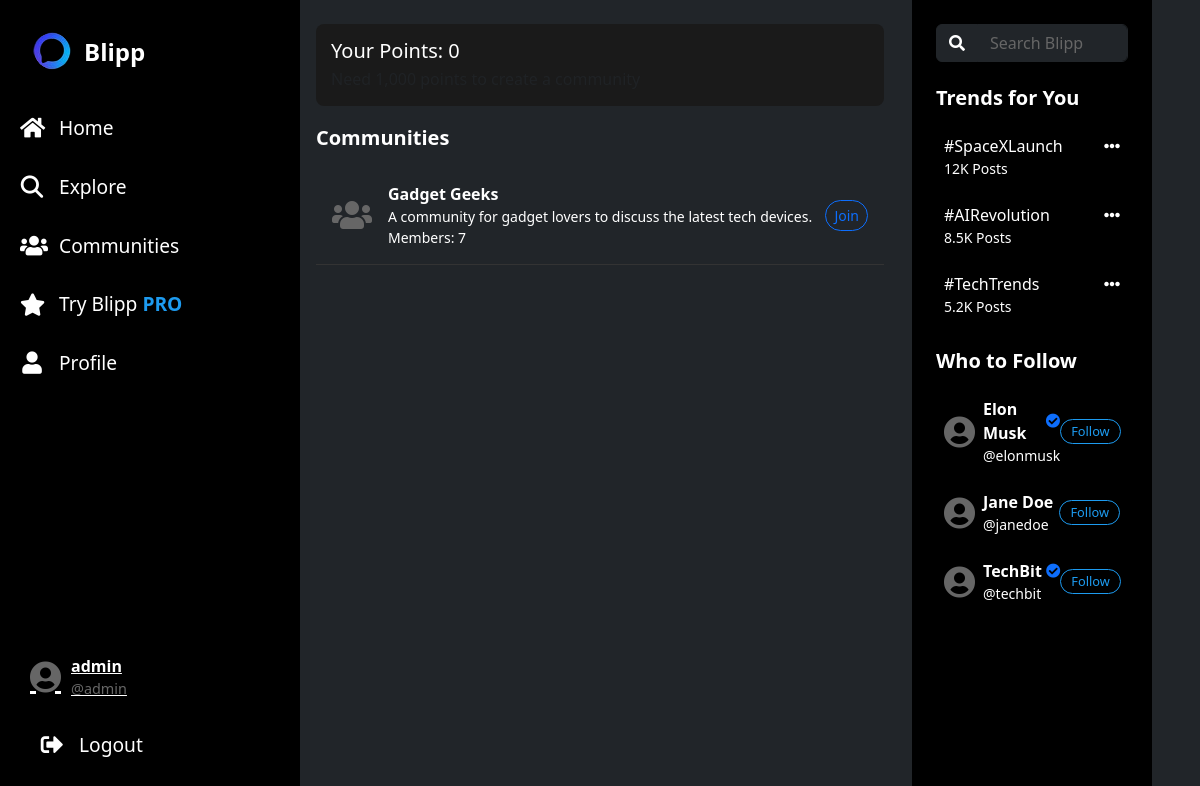
Page /communities.php (signed in) on the earlier database version.
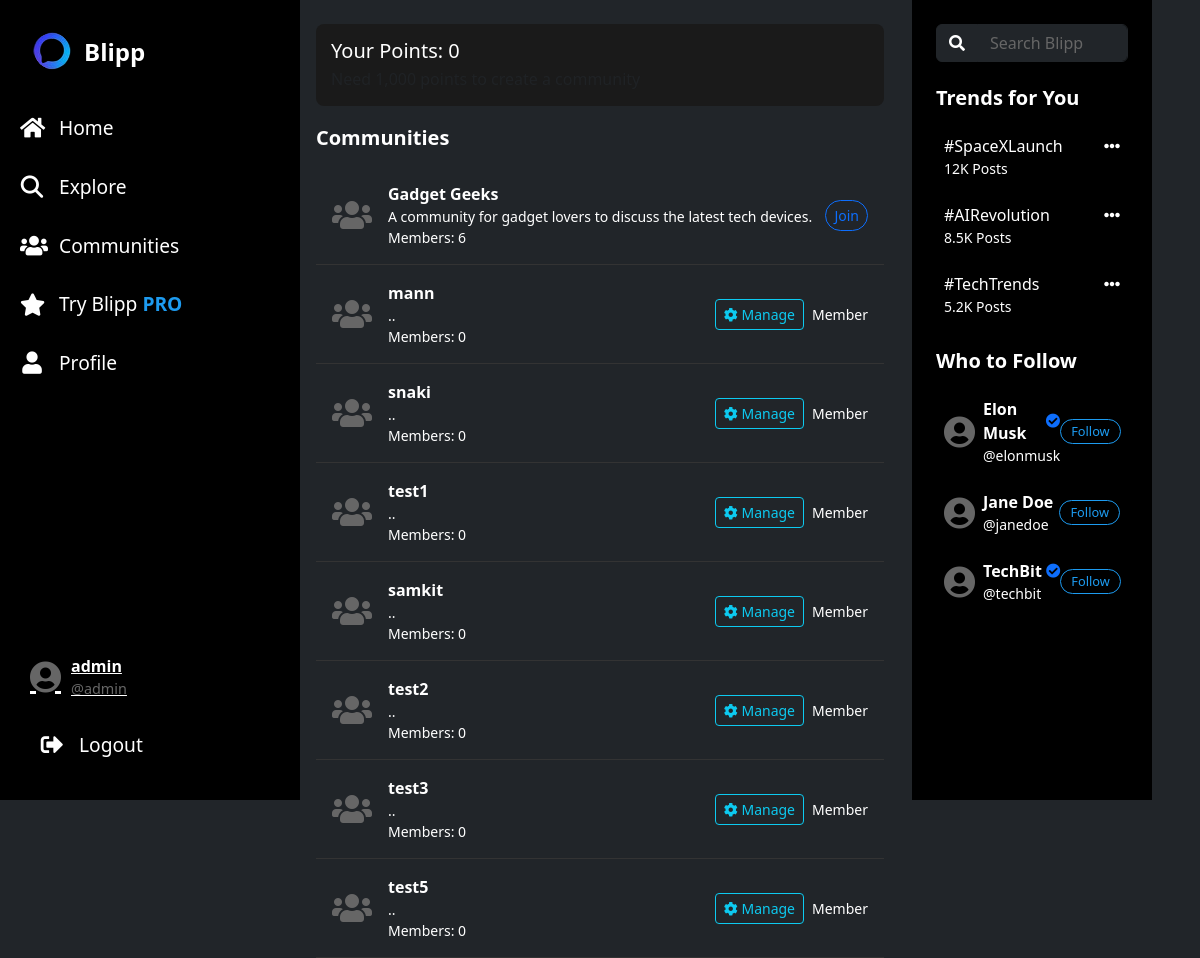
Same page on the later database version.
### tables this page shows
CREATE TABLE `users` (
  `user_id` int(11) NOT NULL,
  `username` varchar(50) NOT NULL,
  `email` varchar(100) NOT NULL,
  `profile_image` varchar(255) DEFAULT NULL,
  `points` int(11) DEFAULT 0,
  `is_premium` tinyint(1) DEFAULT 0,
  `premium_until` datetime DEFAULT NULL,
  `created_at` datetime DEFAULT current_timestamp(),
  `updated_at` datetime DEFAULT current_timestamp() ON UPDATE current_timestamp(),
  `password_hash` varchar(255) DEFAULT NULL,
  `name` varchar(255) DEFAULT NULL,
  `security_question` varchar(255) DEFAULT NULL,
  `security_answer` varchar(255) DEFAULT NULL,
  `bio` text DEFAULT NULL,
  `profile_views` int(11) DEFAULT 0,
  `role` enum('user','admin') DEFAULT 'user',
  `email_verified` tinyint(1) DEFAULT 0,
  `is_active` tinyint(1) DEFAULT 1
);

CREATE TABLE `communities` (
  `community_id` int(11) NOT NULL,
  `name` varchar(50) NOT NULL,
  `description` text DEFAULT NULL,
  `creator_id` int(11) NOT NULL,
  `is_private` tinyint(1) DEFAULT 0,
  `member_count` int(11) DEFAULT 0,
  `banner_image` varchar(255) DEFAULT NULL,
  `theme_color` varchar(20) DEFAULT NULL,
  `created_at` datetime DEFAULT current_timestamp(),
  `updated_at` datetime DEFAULT current_timestamp() ON UPDATE current_timestamp()
);

### communities.php (the view, shortened to what this page needs)
<?php
$mysqli = null;
$errors = [];
$user_id = $_SESSION['user_id'] ?? null;
$user_points = 0;
if ($user_id && $mysqli) {
    try {
        $stmt = $mysqli->prepare("SELECT points FROM users WHERE user_id = ?");
        $stmt->bind_param("i", $user_id);
        $stmt->execute();
        $result = $stmt->get_result();
        if ($row = $result->fetch_assoc()) {
            $user_points = $row['points'];
        }
    } catch (mysqli_sql_exception $e) {
        $errors[] = "Error checking points: " . $e->getMessage();
    }
}
$communities = [];
if ($mysqli) {
    try {
        $stmt = $mysqli->prepare("
            SELECT c.community_id, c.name, c.description, c.is_private, c.created_at, c.member_count, c.creator_id
            FROM communities c
        ");
        $stmt->execute();
        $result = $stmt->get_result();
        while ($row = $result->fetch_assoc()) {
            $communities[] = $row;
        }
    } catch (mysqli_sql_exception $e) {
        $errors[] = "Error fetching communities: " . $e->getMessage();
    }
}
?>
<!DOCTYPE html>
<html lang="en">
<head>
    <link href="https://cdn.jsdelivr.net/npm/bootstrap@5.3.0/dist/css/bootstrap.min.css" rel="stylesheet">
    <link href="https://cdnjs.cloudflare.com/ajax/libs/font-awesome/6.4.0/css/all.min.css" rel="stylesheet">
</head>
<body>
    <div class="container-fluid">
        <div class="row">
            <div class="col-md-3 d-none d-md-block bg-dark text-white">
                <?php include 'includes/sidebar.php'; ?>
            </div>
            <?php include 'includes/mobilemenu.php'; ?>
            <div class="col-md-6 py-4 px-3 position-relative vh-100">
                <?php if ($user_id): ?>
                    <div class="points-info">
                        <div class="d-flex justify-content-between align-items-center">
                            <div>
                                <h5 class="mb-1">Your Points: <?= number_format($user_points) ?></h5>
                                <p class="mb-0 text-muted">Need 1,000 points to create a community</p>
                            </div>
                        </div>
                    </div>
                <?php endif; ?>
                <h5 class="fw-bold mb-3">Communities</h5>
                <?php if (!empty($communities)): ?>
                    <?php foreach ($communities as $community): ?>
                        <div class="community-card p-3 d-flex align-items-center">
                            <i class="fas fa-users fa-2x me-3" style="color: #666;"></i>
                            <div class="flex-grow-1">
                                <a href="community.php?community_id=<?= $community['community_id'] ?>" class="text-white text-decoration-none fw-bold">
                                    <?= htmlspecialchars($community['name']) ?>
                                </a>
                                <div class="text-white small"><?= htmlspecialchars($community['description'] ?? 'No description') ?></div>
                                <div class="text-white small">Members: <?= $community['member_count'] ?></div>
                            </div>
                            <div class="d-flex align-items-center">
                                <?php if ($user_id): ?>
                                    <?php
                                    $is_member = false;
                                    $is_creator = $community['creator_id'] === $user_id;
                                    $stmt = $mysqli->prepare("SELECT * FROM community_members WHERE community_id = ? AND user_id = ?");
                                    $stmt->bind_param("ii", $community['community_id'], $user_id);
                                    $stmt->execute();
                                    $result = $stmt->get_result();
                                    if ($result->num_rows > 0) {
                                        $is_member = true;
                                    }
                                    ?>
                                    <?php if ($is_creator): ?>
                                        <a href="manage_community.php?id=<?= $community['community_id'] ?>" class="btn btn-outline-info btn-sm me-2">
                                            <i class="fas fa-cog"></i> Manage
                                        </a>
                                    <?php endif; ?>
                                    <?php if (!$is_member): ?>
                                        <a href="communities.php?join=<?= $community['community_id'] ?>" class="btn btn-outline-primary btn-sm rounded-pill">
                                            Join
                                        </a>
                                    <?php else: ?>
                                        <span class="text-white small">Member</span>
                                    <?php endif; ?>
                                <?php endif; ?>
                            </div>
                        </div>
                    <?php endforeach; ?>
                <?php else: ?>
                    <p class="text-white p-3">No communities found.</p>
                <?php endif; ?>
            </div>
            <div class="col-md-3 bg-dark text-white">
                <?php require_once 'includes/rightsidebar.php'; ?>
            </div>
        </div>
    </div>
</body>
</html>

### includes/sidebar.php (shortened to what this page needs)
<?php
$user_id = $_SESSION['user_id'] ?? null;
if ($user_id) {
    $stmt = $mysqli->prepare("SELECT username FROM users WHERE user_id = ?");
    $stmt->bind_param("i", $user_id);
    $stmt->execute();
    $result = $stmt->get_result();
    if ($row = $result->fetch_assoc()) {
        $username = $row['username'];
        $handle = "@" . $row['username'];
    }
}
?>
<!DOCTYPE html>
<html lang="en" data-coreui-theme="dark">
<head>
  <link rel="stylesheet" href="https://cdn.jsdelivr.net/npm/@coreui/coreui@5.0.0/dist/css/coreui.min.css">
  <link rel="stylesheet" href="https://cdnjs.cloudflare.com/ajax/libs/font-awesome/5.15.4/css/all.min.css">
  <link href="https://cdn.jsdelivr.net/npm/bootstrap@5.3.0/dist/css/bootstrap.min.css" rel="stylesheet">
</head>
<body class="bg-dark text-white vh-100">
  <div class="sidebar d-none d-md-block">
    <div class="sidebar-header">
      <div class="sidebar-brand">
        <img src="favicon (2).png" alt="">
        <span>Blipp</span>
      </div>
    </div>
    <ul class="sidebar-nav">
      <li class="nav-item">
        <a class="nav-link <?= basename($_SERVER['PHP_SELF']) == 'index.php' ? 'active' : '' ?>" href="index.php">
          <i class="fas fa-house"></i>
          <span>Home</span>
        </a>
      </li>
      <li class="nav-item">
        <a class="nav-link <?= basename($_SERVER['PHP_SELF']) == 'explore.php' ? 'active' : '' ?>" href="explore.php">
         <i class="fa-solid fa-magnifying-glass"></i>
          <span>Explore</span>
        </a>
      </li>
      <li class="nav-item">
        <a class="nav-link <?= basename($_SERVER['PHP_SELF']) == 'Communities.php' ? 'active' : '' ?>" href="Communities.php">
          <i class="fas fa-users"></i>
          <span>Communities</span>
        </a>
      </li>
      <li class="nav-item pro-link">
        <a class="nav-link" href="https://coreui.io/pro/">
          <i class="fas fa-star"></i>
          <span>Try Blipp <strong>PRO</strong></span>
        </a>
      </li>
      <li class="nav-item">
        <a class="nav-link <?= basename($_SERVER['PHP_SELF']) == 'profile.php' ? 'active' : '' ?>" href="profile.php">
          <i class="fas fa-user"></i>
          <span>Profile</span>
        </a>
      </li>
    </ul>
    <div class="profile-section">
      <a href="profile.php" class="profile-link">
        <i class="fas fa-user-circle fa-2x" style="color: #666;"></i>
        <div class="profile-info">
          <div class="username"><?= htmlspecialchars($username) ?></div>
          <div class="handle"><?= htmlspecialchars($handle) ?></div>
        </div>
      </a>
    </div>
    <div class="logout-section">
      <a class="nav-link" href="logout.php">
        <i class="fas fa-sign-out-alt"></i>
        <span>Logout</span>
      </a>
    </div>
  </div>
</body>
</html>

### includes/mobilemenu.php (shortened to what this page needs)
<!DOCTYPE html>
<html lang="en">
<head>
    <link rel="stylesheet" href="css/mobilemenu.css">
</head>
<body>
</body>
</html>

### includes/rightsidebar.php (shortened to what this page needs)
<?php
$trending_topics = [
    ['hashtag' => '#SpaceXLaunch', 'posts' => '12K'],
    ['hashtag' => '#AIRevolution', 'posts' => '8.5K'],
    ['hashtag' => '#TechTrends', 'posts' => '5.2K'],
];
$suggested_users = [
    ['username' => 'Elon Musk', 'handle' => '@elonmusk', 'verified' => true],
    ['username' => 'Jane Doe', 'handle' => '@janedoe', 'verified' => false],
    ['username' => 'TechBit', 'handle' => '@techbit', 'verified' => true],
];
?>
<div class="right-sidebar">
    <div class="search-bar mb-4">
        <div class="input-group">
            <span class="input-group-text bg-dark border-dark text-white">
                <i class="fas fa-search"></i>
            </span>
            <input type="text" class="form-control bg-dark border-dark text-white" placeholder="Search Blipp" aria-label="Search">
        </div>
    </div>
    <div class="trending-section mb-4">
        <h5 class="fw-bold mb-3">Trends for You</h5>
        <?php foreach ($trending_topics as $trend): ?>
            <div class="trend-item p-2 mb-2 rounded hover-bg">
                <div class="d-flex justify-content-between">
                    <div>
                        <a href="#" class="text-white text-decoration-none"><?= htmlspecialchars($trend['hashtag']) ?></a>
                        <div class="text-white small"><?= htmlspecialchars($trend['posts']) ?> Posts</div>
                    </div>
                    <div>
                        <a href="#" class="text-white"><i class="fas fa-ellipsis-h"></i></a>
                    </div>
                </div>
            </div>
        <?php endforeach; ?>
    </div>
    <div class="suggested-users mb-4">
        <h5 class="fw-bold mb-3">Who to Follow</h5>
        <?php foreach ($suggested_users as $user): ?>
            <div class="user-item d-flex align-items-center p-2 mb-2 rounded hover-bg">
                <i class="fas fa-user-circle fa-2x me-2" style="color: #666;"></i>
                <div class="flex-grow-1">
                    <div class="d-flex align-items-center">
                        <a href="#" class="text-white text-decoration-none fw-bold">
                            <?= htmlspecialchars($user['username']) ?>
                        </a>
                        <?php if ($user['verified']): ?>
                            <i class="fas fa-check-circle text-primary ms-1" style="font-size: 0.9rem;"></i>
                        <?php endif; ?>
                    </div>
                    <div class="text-white small"><?= htmlspecialchars($user['handle']) ?></div>
                </div>
                <button class="btn btn-outline-primary btn-sm rounded-pill">Follow</button>
            </div>
        <?php endforeach; ?>
    </div>
</div>

### communities.php (style rules this page uses)
body { background-color: #000; color: #fff; }
.community-card { border-bottom: 1px solid #333; transition: background-color 0.2s; }
.form-control, .form-check-input { background-color: #1a1a1a; border: 1px solid #333; color: #fff; }
.points-info { background-color: #1a1a1a; border-radius: 8px; padding: 15px; margin-bottom: 20px; }

### includes/sidebar.php (style rules this page uses)
body { background-color: #000; }
.sidebar { background-color: #000; color: #fff; width: 300px; height: 100vh; position: fixed; top: 0; left: 0; border: none; padding-top: 10px; z-index: 1000; }
.sidebar-header { padding: 10px 20px; border-bottom: none; }
.sidebar-brand { font-size: 1.5rem; font-weight: bold; color: #fff; display: flex; align-items: center; }
.sidebar-nav { list-style: none; padding: 0; margin: 0; }
.nav-item { margin: 10px 0; }
.nav-link { color: #fff; font-size: 1.2rem; padding: 10px 20px; display: flex; align-items: center; border-radius: 50px; transition: background-color 0.2s, color 0.2s; }
.nav-link i { margin-right: 15px; font-size: 1.4rem; width: 24px; text-align: center; }
.nav-link strong { color: #1d9bf0; }
.profile-section { position: absolute; bottom: 80px; width: 100%; padding: 10px 20px; }
.profile-section .profile-link { display: flex; align-items: center; color: #fff; padding: 10px; border-radius: 50px; transition: background-color 0.2s; }
.profile-section .profile-info { margin-left: 10px; }
.profile-section .profile-info .username { font-weight: bold; font-size: 1rem; }
.profile-section .profile-info .handle { color: #666; font-size: 0.9rem; }
.logout-section { position: absolute; bottom: 20px; width: 100%; padding: 10px 20px; }

### includes/rightsidebar.php (style rules this page uses)
.right-sidebar { background-color: #000; color: #fff; height: 100vh; width: 20vw; padding: 1.5rem; overflow-y: auto; position: fixed; top: 0; }
.right-sidebar .search-bar .form-control { background-color: #1a1a1a; border: 1px solid #333; color: #fff; }
.right-sidebar .search-bar .form-control::placeholder { color: #666; }
.right-sidebar .trending-section .trend-item, .right-sidebar .suggested-users .user-item { transition: background-color 0.2s; }
.right-sidebar .suggested-users .btn-outline-primary { border-color: #1d9bf0; color: #1d9bf0; font-size: 0.8rem; padding: 2px 10px; }

Differences in the rows shown:
changed communities "Gadget Geeks": member_count "7" → "6"
added communities: name "mann", description "..", member_count "0", shows "Member"
added communities: name "snaki", description "..", member_count "0", shows "Member"
added communities: name "test1", description "..", member_count "0", shows "Member"
added communities: name "samkit", description "..", member_count "0", shows "Member"
added communities: name "test2", description "..", member_count "0", shows "Member"
added communities: name "test3", description "..", member_count "0", shows "Member"
added communities: name "test5", description "..", member_count "0", shows "Member"
